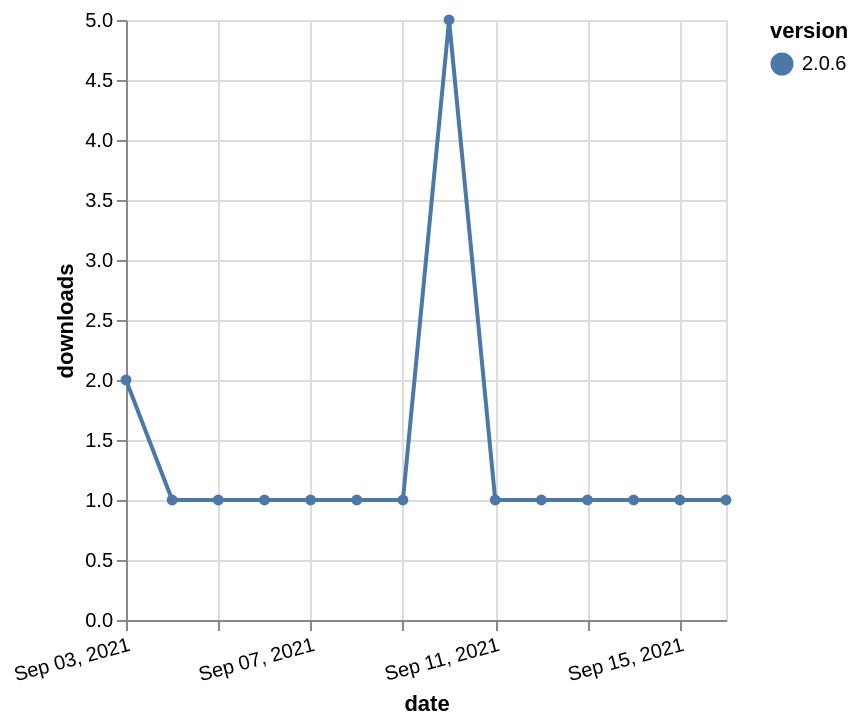

Here is the Vega-Lite specification saved for this chart:
### Vega-Lite specification from a JSON file in a GitHub repository (floating-point values rounded to 4 significant figures)
{"$schema": "https://vega.github.io/schema/vega-lite/v5.json", "description": "A simple bar chart with embedded data.", "data": {"values": [{"date": "2021-09-03", "total": 507, "delta": 2, "version": "2.0.6"}, {"date": "2021-09-04", "total": 508, "delta": 1, "version": "2.0.6"}, {"date": "2021-09-05", "total": 509, "delta": 1, "version": "2.0.6"}, {"date": "2021-09-06", "total": 510, "delta": 1, "version": "2.0.6"}, {"date": "2021-09-07", "total": 511, "delta": 1, "version": "2.0.6"}, {"date": "2021-09-08", "total": 512, "delta": 1, "version": "2.0.6"}, {"date": "2021-09-09", "total": 513, "delta": 1, "version": "2.0.6"}, {"date": "2021-09-10", "total": 518, "delta": 5, "version": "2.0.6"}, {"date": "2021-09-11", "total": 519, "delta": 1, "version": "2.0.6"}, {"date": "2021-09-12", "total": 520, "delta": 1, "version": "2.0.6"}, {"date": "2021-09-13", "total": 521, "delta": 1, "version": "2.0.6"}, {"date": "2021-09-14", "total": 522, "delta": 1, "version": "2.0.6"}, {"date": "2021-09-15", "total": 523, "delta": 1, "version": "2.0.6"}, {"date": "2021-09-16", "total": 524, "delta": 1, "version": "2.0.6"}]}, "width": "container", "mark": {"type": "line", "point": {"filled": true}}, "encoding": {"x": {"field": "date", "type": "temporal", "timeUnit": "yearmonthdate", "title": "date", "axis": {"labelAngle": -15}}, "y": {"field": "delta", "type": "quantitative", "title": "downloads"}, "color": {"field": "version", "type": "nominal"}, "tooltip": {"field": "delta"}}}
